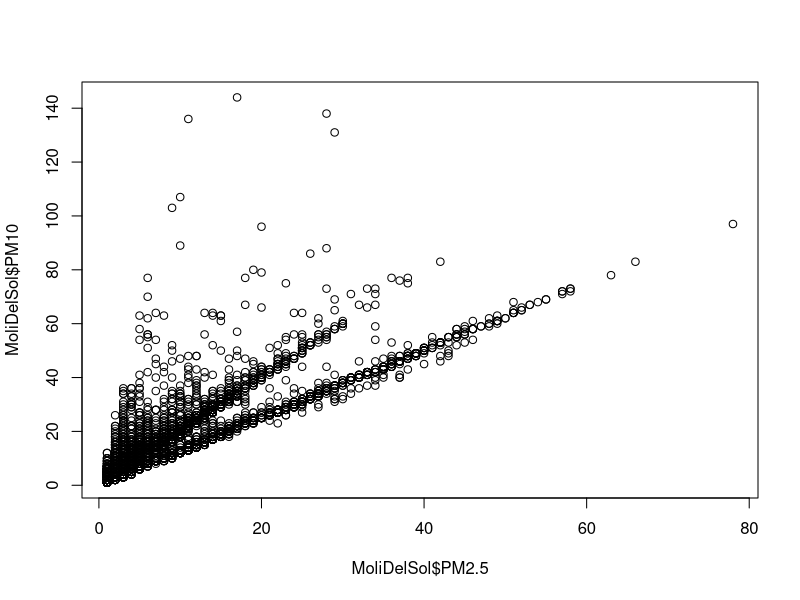
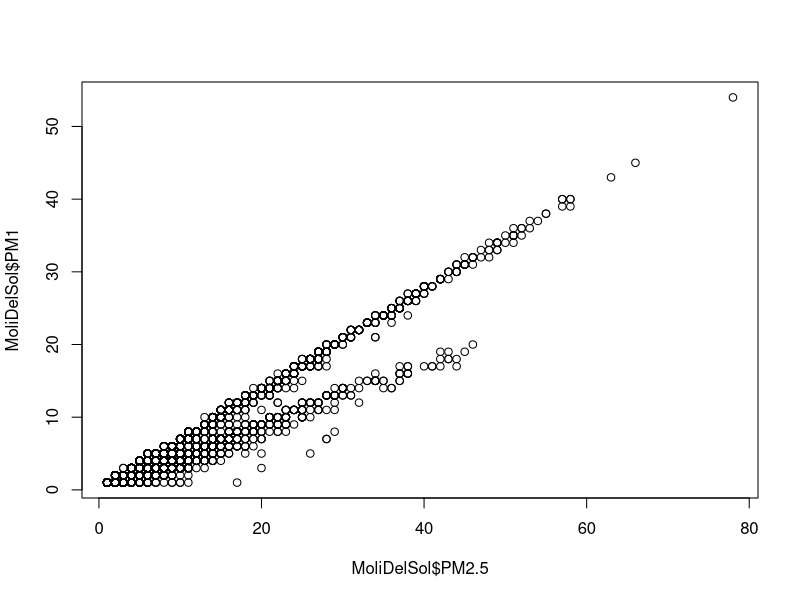

These figures' R source, in order: (Note: this script raises an error after producing the figures.)
## ---- chunk 1
knitr::opts_chunk$set(echo = TRUE)
## ---- chunk 2


AvenidaFrancia = read.table('DATOS/AvenidaFrancia.txt', header = TRUE, sep = "\t", na.strings = c("", "NA"))


Centre= read.table('DATOS/Centre.txt', header = TRUE, sep = "\t", na.strings = c("", "NA"))


LlicAnticTuria= read.table('DATOS/LlicAnticTuria.txt', header = TRUE, sep = "\t", na.strings = c("", "NA"))


MoliDelSol= read.table('DATOS/MoliDelSol.txt', header = TRUE, sep = "\t", na.strings = c("", "NA"))


Olivereta= read.table('DATOS/Olivereta.txt', header = TRUE, sep = "\t", na.strings = c("", "NA"))


PistaDeSilla= read.table('DATOS/PistaDeSilla.txt', header = TRUE, sep = "\t", na.strings = c("", "NA"))


Puerto= read.table('DATOS/Puerto.txt', header = TRUE, sep = "\t", na.strings = c("", "NA"))



UPV= read.table('DATOS/UPV.txt', header = TRUE, sep = "\t", na.strings = c("", "NA"))



## ---- chunk 3
library(lubridate)
## ---- chunk 4


AvenidaFrancia$FECHA = as.Date(AvenidaFrancia$FECHA, format="%d/%m/%Y")
Centre$FECHA = as.Date(Centre$FECHA, format="%d/%m/%Y")
LlicAnticTuria$FECHA = as.Date(LlicAnticTuria$FECHA, format="%d/%m/%Y")
MoliDelSol$FECHA = as.Date(MoliDelSol$FECHA, format="%d/%m/%Y")
Olivereta$FECHA = as.Date(Olivereta$FECHA, format="%d/%m/%Y")
PistaDeSilla$FECHA = as.Date(PistaDeSilla$FECHA, format="%d/%m/%Y")
Puerto$FECHA = as.Date(Puerto$FECHA, format="%d/%m/%Y")
UPV$FECHA = as.Date(UPV$FECHA, format="%d/%m/%Y")



## ---- chunk 5
plot(MoliDelSol$PM2.5 , MoliDelSol$PM10)
plot(MoliDelSol$PM2.5 , MoliDelSol$PM1)


## ---- chunk 6


Centre$SO2 = NA
Olivereta$SO2 = NA

Centre$O3 = NA
Olivereta$O3 = NA


Centre$CO = NA
Olivereta$CO = NA
UPV$CO = NA

## ---- chunk 7
AvenidaFrancia = AvenidaFrancia[, c(1, 2 , 3 , 6 , 8 , 9 , 11 , 12 , 7)]
Centre = Centre[, c(1, 2 , 3 , 8 , 4 , 5 , 7 , 9 , 10)]
LlicAnticTuria = LlicAnticTuria[, c(1, 2 , 3 , 11 , 13 , 14 , 16 , 17 , 12)]
MoliDelSol = MoliDelSol[, c(1, 2 , 3 , 5 , 7 , 8, 10 , 11 , 6)]
Olivereta = Olivereta[, c(1, 2 , 3 , 8 , 4 , 5 , 7 , 9 , 10)]
PistaDeSilla = PistaDeSilla[, c(1, 2 , 3 , 7 , 9 , 10 , 12 , 13 , 8)]
Puerto = Puerto[, c(1, 2 , 3 , 11 , 13 , 14 , 16 , 17 , 12)]
UPV = UPV[, c(1, 2 , 3 , 4 , 5 , 6 , 8 , 9 , 10)]


## ---- chunk 8
# Para AvenidaFrancia
AvenidaFrancia$CO = as.numeric(gsub(",", ".", AvenidaFrancia$CO))


# Y así sucesivamente para cada dataframe y cada columna que necesite ser convertida
Centre$CO = as.numeric(gsub(",", ".", Centre$CO))
LlicAnticTuria$CO = as.numeric(gsub(",", ".", LlicAnticTuria$CO))
MoliDelSol$CO = as.numeric(gsub(",", ".", MoliDelSol$CO))
Olivereta$CO = as.numeric(gsub(",", ".", Olivereta$CO))
PistaDeSilla$CO = as.numeric(gsub(",", ".", PistaDeSilla$CO))
Puerto$CO = as.numeric(gsub(",", ".", Puerto$CO))
UPV$CO = as.numeric(gsub(",", ".", UPV$CO))

## ---- chunk 9
AvenidaFrancia <- AvenidaFrancia %>% mutate(source = "AvenidaFrancia")
Centre <- Centre %>% mutate(source = "Centre")
LlicAnticTuria <- LlicAnticTuria %>% mutate(source = "LlicAnticTuria")
MoliDelSol <- MoliDelSol %>% mutate(source = "MoliDelSol")
Olivereta <- Olivereta %>% mutate(source = "Olivereta")
PistaDeSilla <- PistaDeSilla %>% mutate(source = "PistaDeSilla")
Puerto <- Puerto %>% mutate(source = "Puerto")
UPV <- UPV %>% mutate(source = "UPV")
## ---- chunk 10
AllStations = rbind(AvenidaFrancia , Centre , LlicAnticTuria , MoliDelSol , Olivereta , PistaDeSilla , Puerto , UPV)
## ---- chunk 11
save (AvenidaFrancia , Centre , LlicAnticTuria , MoliDelSol , Olivereta , PistaDeSilla , Puerto , UPV , AllStations, file = 'Data.RData')
